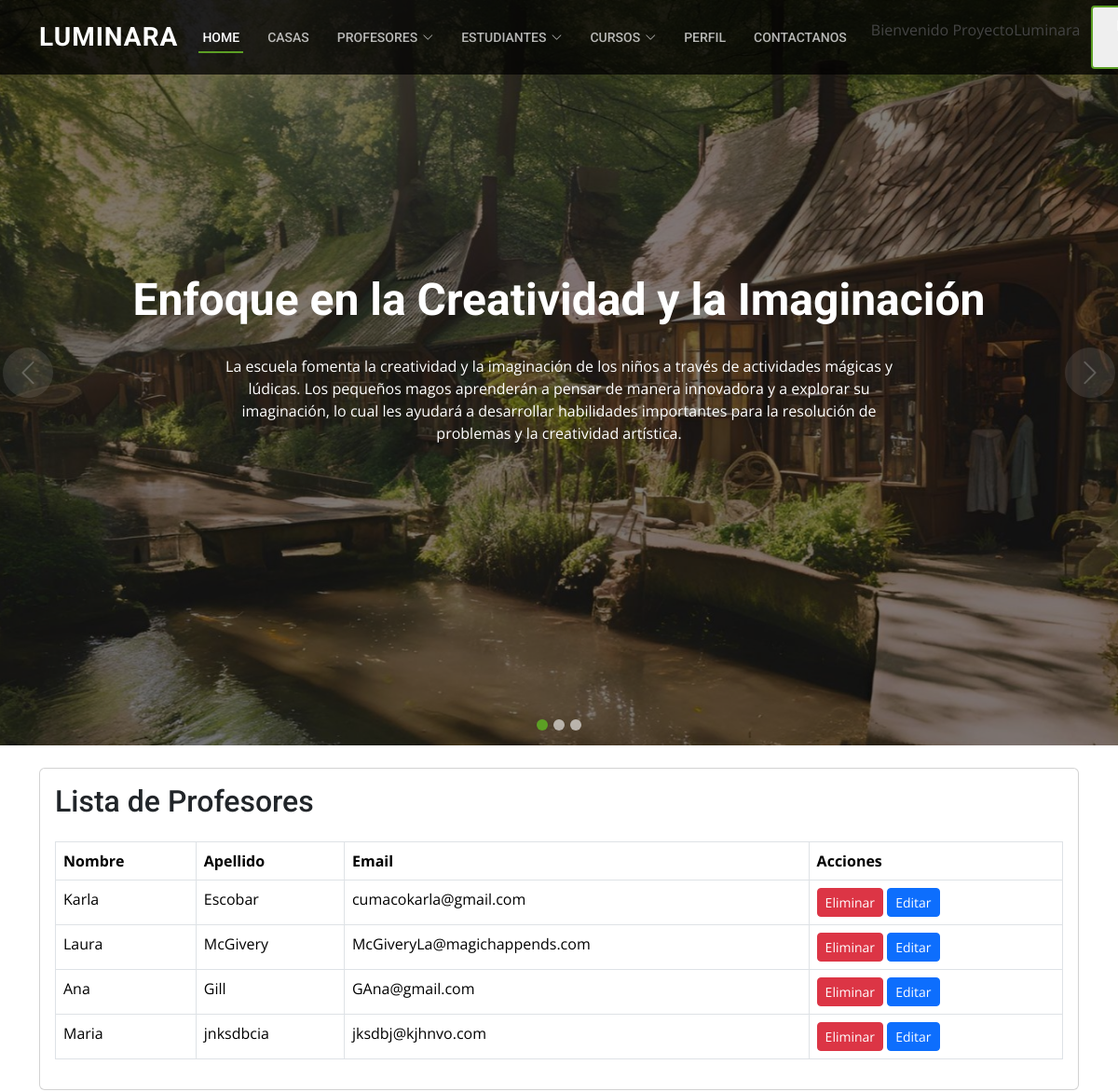
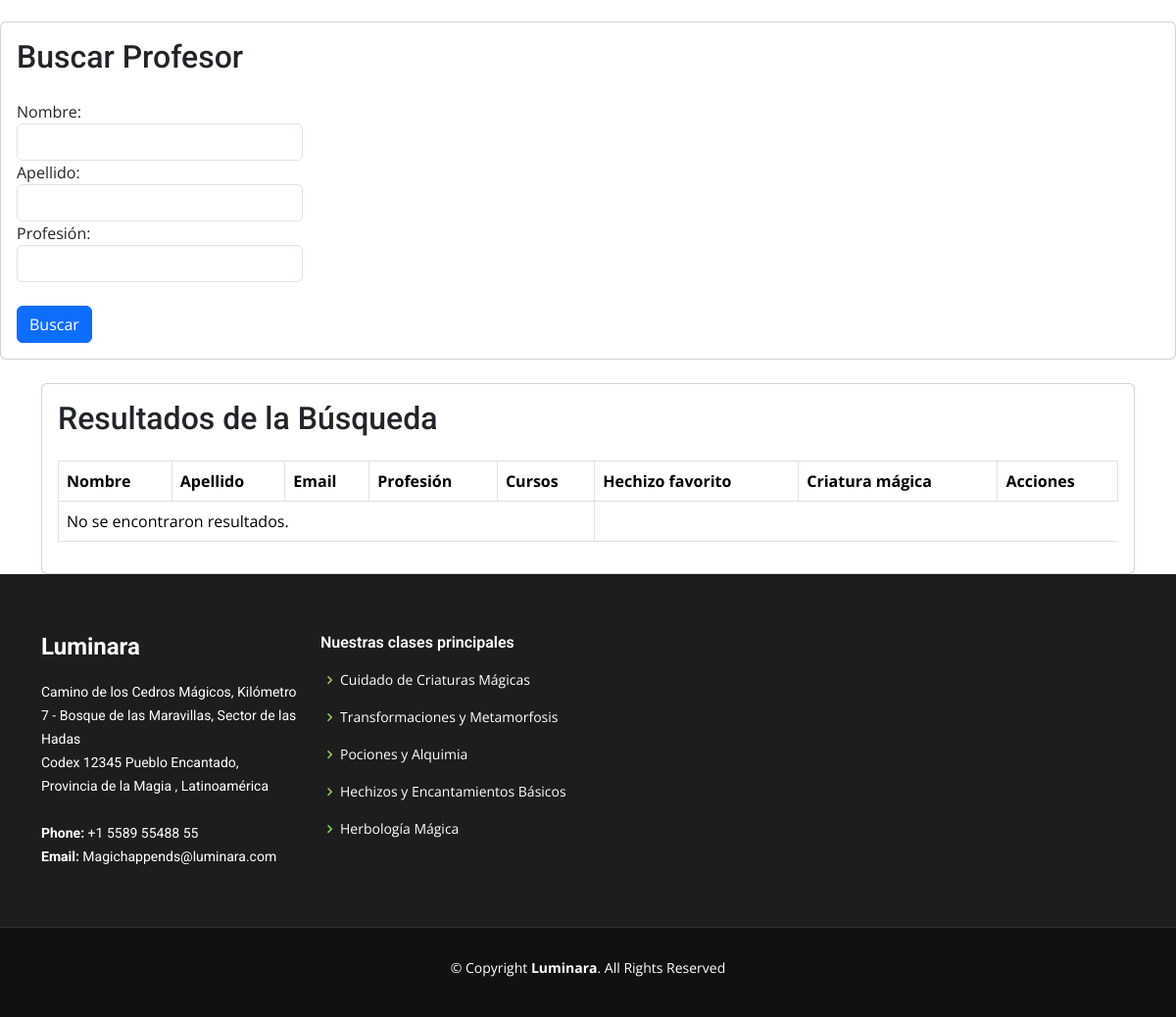
The page /APP-Magic/Postulados/ (signed in) on the database its author committed (2 pictures, top to bottom).
### APPMagic/models.py (models this page shows, shortened)
class Profesor(models.Model):
    nombre = models.CharField(max_length=30)
    apellido = models.CharField(max_length=30)
    email = models.EmailField(null=True)
    profesion = models.CharField(max_length=30)
    Cursos= models.ManyToManyField(Curso)
    hechizo_favorito = models.CharField(max_length=100, null=True)  # Nuevo hechizo favorito
    criatura_magica = models.CharField(max_length=100, null=True)  # Criatura mágica favorita

### APPMagic/views.py (the view, shortened to what this page needs)
# urls.py: path('Postulados/', views.profesores_view, name='profesores_view'),
@staff_member_required(login_url='/APP-Magic/staffmember/')
def profesores_view(request):
    mis_profesores = Profesor.objects.all()
    form = BusquedaProfesorForm(request.GET or None)
    search_results = None
    return render(request, 'Postulados.html', {
        'mis_profesores': mis_profesores,
        'form': form,
        'search_results': search_results,
    })

### APPMagic/forms.py
class BusquedaProfesorForm(forms.Form):
    nombre = forms.CharField(required=False, label='Nombre')
    apellido = forms.CharField(required=False, label='Apellido')
    profesion = forms.CharField(required=False, label='Profesión')

### APPMagic/templates/Postulados.html (shortened to what this page needs)
{% extends 'Base.html' %}
{% block contenidobipolar %}
    <div class="container mt-4">
        <div class="card">
            <div class="card-body">
                <h2 class="card-title mb-4">Lista de Profesores</h2>
                <div class="table-responsive">
                    <table class="table table-bordered">
                        <thead>
                            <tr>
                                <th>Nombre</th>
                                <th>Apellido</th>
                                <th>Email</th>
                                {% if request.user.is_staff %}
                                    <th>Acciones</th>
                                {% endif %}
                            </tr>
                        </thead>
                        <tbody>
                            {% for profesor in mis_profesores %}
                                <tr>
                                    <td>{{ profesor.nombre }}</td>
                                    <td>{{ profesor.apellido }}</td>
                                    <td>{{ profesor.email }}</td>
                                    {% if request.user.is_staff %}
                                        <td>
                                            <form method="get" action="{% url 'eliminar_profesor' profesor.id %}" style="display: inline;">
                                                <button type="submit" class="btn btn-sm btn-danger">Eliminar</button>
                                            </form>
                                            <a href="{% url 'editar_profesor' profesor.id %}" class="btn btn-sm btn-primary">Editar</a>
                                        </td>
                                    {% endif %}
                                </tr>
                            {% empty %}
                                <tr>
                                    <td colspan="{% if request.user.is_staff %}7{% else %}6{% endif %}">No hay profesores registrados.</td>
                                </tr>
                            {% endfor %}
                        </tbody>
                    </table>
                </div>
            </div>
        </div>
    </div>
    <div class="card mt-4">
        <div class="card-body">
            <h2 class="card-title mb-4">Buscar Profesor</h2>
            <form method="get" action="{% url 'profesores_view' %}">
                <div class="form-row">
                    <div class="form-group col-md-3">
                        <label for="id_nombre">Nombre:</label>
                        <input type="text" id="id_nombre" name="nombre" class="form-control" value="{{ request.GET.nombre }}">
                    </div>
                    <div class="form-group col-md-3">
                        <label for="id_apellido">Apellido:</label>
                        <input type="text" id="id_apellido" name="apellido" class="form-control" value="{{ request.GET.apellido }}">
                    </div>
                    <div class="form-group col-md-3">
                        <label for="id_profesion">Profesión:</label>
                        <input type="text" id="id_profesion" name="profesion" class="form-control" value="{{ request.GET.profesion }}">
                    </div>
                </div>
                <br>
                <button type="submit" name="search" class="btn btn-primary">Buscar</button>
            </form>
        </div>
    </div>
    <div class="container mt-4">
        {% if search_results %}
            <div class="card mt-4">
                <div class="card-body">
                    <h2 class="card-title mb-4">Resultados de la Búsqueda</h2>
                    <div class="table-responsive">
                        <table class="table table-bordered">
                            <thead>
                                <tr>
                                    <th>Nombre</th>
                                    <th>Apellido</th>
                                    <th>Email</th>
                                    <th>Profesión</th>
                                    <th>Cursos</th>
                                    <th>Hechizo favorito</th>
                                    <th>Criatura mágica</th>
                                    {% if request.user.is_staff %}
                                        <th>Acciones</th>
                                    {% endif %}
                                </tr>
                            </thead>
                            <tbody>
                                {% for profesor in search_results %}
                                    <tr>
                                        <td>{{ profesor.nombre }}</td>
                                        <td>{{ profesor.apellido }}</td>
                                        <td>{{ profesor.email }}</td>
                                        <td>{{ profesor.profesion }}</td>
                                        <td>{{ profesor.Cursos }}</td>
                                        <td>{{ profesor.hechizo_favorito }}</td>
                                        <td>{{ profesor.criatura_magica }}</td>
                                        {% if request.user.is_staff %}
                                            <td>
                                                <form method="get" action="{% url 'eliminar_profesor' profesor.id %}" style="display: inline;">
                                                    {% csrf_token %}
                                                    <button type="submit" class="btn btn-sm btn-danger">Eliminar</button>
                                                </form>
                                                <a href="{% url 'editar_profesor' profesor.id %}" class="btn btn-sm btn-primary">Editar</a>
                                            </td>
                                        {% endif %}
                                    </tr>
                                {% empty %}
                                    <tr>
                                        <td colspan="{% if request.user.is_staff %}5{% else %}4{% endif %}">No se encontraron resultados.</td>
                                    </tr>
                                {% endfor %}
                            </tbody>
                        </table>
                    </div>
                </div>
            </div>
        {% else %}
            <div class="card mt-4">
                <div class="card-body">
                    <h2 class="card-title mb-4">Resultados de la Búsqueda</h2>
                    <div class="table-responsive">
                        <table class="table table-bordered">
                            <thead>
                                <tr>
                                    <th>Nombre</th>
                                    <th>Apellido</th>
                                    <th>Email</th>
                                    <th>Profesión</th>
                                    <th>Cursos</th>
                                    <th>Hechizo favorito</th>
                                    <th>Criatura mágica</th>
                                    {% if request.user.is_staff %}
                                        <th>Acciones</th>
                                    {% endif %}
                                </tr>
                            </thead>
                            <tbody>
                                <tr>
                                    <td colspan="{% if request.user.is_staff %}5{% else %}4{% endif %}">No se encontraron resultados.</td>
                                </tr>
                            </tbody>
                        </table>
                    </div>
                </div>
            </div>
        {% endif %}
    </div>
{% endblock contenidobipolar %}

### APPMagic/templates/Base.html (shortened to what this page needs)
<!DOCTYPE html>
<html lang="en">
<head>
{% load static %}
  <link href="{% static 'assets/vendor/animate.css/animate.min.css' %}" rel="stylesheet">
  <link href="{% static 'assets/vendor/bootstrap/css/bootstrap.min.css' %}" rel="stylesheet">
  <link href="{% static 'assets/vendor/bootstrap-icons/bootstrap-icons.css' %}" rel="stylesheet">
  <link href="{% static 'assets/vendor/boxicons/css/boxicons.min.css' %}" rel="stylesheet">
  <link href="{% static 'assets/vendor/glightbox/css/glightbox.min.css' %}" rel="stylesheet">
  <link href="{% static 'assets/vendor/swiper/swiper-bundle.min.css' %}" rel="stylesheet">
  <link href="{% static 'assets/css/style.css' %}" rel="stylesheet">
</head>
<body>
  <header id="header" class="fixed-top d-flex align-items-center">
    <div class="container d-flex align-items-center justify-content-between">
      <h1 class="logo"><a href="index.html">Luminara</a></h1>
      <nav id="navbar" class="navbar">
        <ul>
          <li><a href="{% url 'Home' %}" class="active">Home<br></a></li>
          <li><a href="{% url 'Casa' %}">Casas</a></li>
          <li class="dropdown"><a href="#"><span>Profesores</span> <i class="bi bi-chevron-down"></i></a>
          </li>
          <li class="dropdown"><a href="#"><span>Estudiantes</span> <i class="bi bi-chevron-down"></i></a>
          <li class="dropdown"><a href="#"><span>Cursos</span> <i class="bi bi-chevron-down"></i></a>
          {% if user.is_authenticated %}
          <li><a href="{% url 'perfil' %}">Perfil</a></li>
          {% endif %}
          <li><a href="{% url 'Contacto' %}">Contactanos</a></li>
        {% if user.is_authenticated %}
        <li class="welcome-message"><p> Bienvenido {{user.username}}</p></li>
        <form method ="post" action = "{% url 'logout' %}">
         {% csrf_token %} <button type = "submit"  class="getstarted scrollto">Log out</button>
        {%else%}
        <li><a class="getstarted scrollto" href="{% url 'login' %}">Log in</a></li>
        {%endif%}
        </ul>
      </nav>
    </div>
  </header>
  <section id="hero">
    <div class="hero-container">
      <div id="heroCarousel" data-bs-interval="5000" class="carousel slide carousel-fade" data-bs-ride="carousel">
        <ol class="carousel-indicators" id="hero-carousel-indicators"></ol>
        <div class="carousel-inner" role="listbox">
          <div class="carousel-item active" style="background-image: url({% static 'assets/img/slide/slide-1.jpg' %});">
            <div class="carousel-container">
              <div class="carousel-content">
                <h2 class="animate__animated animate__fadeInDown">Enfoque en la Creatividad y la Imaginación</h2>
                <p class="animate__animated animate__fadeInUp">La escuela fomenta la creatividad y la imaginación de los niños a través de actividades mágicas y lúdicas. Los pequeños magos aprenderán a pensar de manera innovadora y a explorar su imaginación, lo cual les ayudará a desarrollar habilidades importantes para la resolución de problemas y la creatividad artística.</p>
              </div>
            </div>
          </div>
        </div>
        <a class="carousel-control-prev" href="#heroCarousel" role="button" data-bs-slide="prev">
          <span class="carousel-control-prev-icon bi bi-chevron-left" aria-hidden="true"></span>
        </a>
        <a class="carousel-control-next" href="#heroCarousel" role="button" data-bs-slide="next">
          <span class="carousel-control-next-icon bi bi-chevron-right" aria-hidden="true"></span>
        </a>
      </div>
    </div>
  </section>
 {%block contenidobipolar%}  {%endblock contenidobipolar%}
  <footer id="footer">
    <div class="footer-top">
      <div class="container">
        <div class="row">
          <div class="col-lg-3 col-md-6">
            <div class="footer-info">
              <h3>Luminara</h3>
              <p>
                Camino de los Cedros Mágicos, Kilómetro 7 - Bosque de las Maravillas, Sector de las Hadas <br>
                Codex 12345
                Pueblo Encantado, Provincia de la Magia
                , Latinoamérica<br><br>
                <strong>Phone:</strong> +1 5589 55488 55<br>
                <strong>Email:</strong> Magichappends@luminara.com<br>
              </p>
            </div>
          </div>
          <div class="col-lg-3 col-md-6 footer-links">
            <h4>Nuestras clases principales</h4>
            <ul>
              <li><i class="bx bx-chevron-right"></i> <a href="#">Cuidado de Criaturas Mágicas</a></li>
              <li><i class="bx bx-chevron-right"></i> <a href="#">Transformaciones y Metamorfosis</a></li>
              <li><i class="bx bx-chevron-right"></i> <a href="#">Pociones y Alquimia</a></li>
              <li><i class="bx bx-chevron-right"></i> <a href="#">Hechizos y Encantamientos Básicos</a></li>
              <li><i class="bx bx-chevron-right"></i> <a href="#">Herbología Mágica</a></li>
            </ul>
          </div>
        </div>
      </div>
    </div>
    <div class="container">
      <div class="copyright">
        &copy; Copyright <strong><span>Luminara</span></strong>. All Rights Reserved
      </div>
      <div class="credits">
      </div>
    </div>
  </footer>
</body>
</html>

### rows shown on the page
Profesor: nombre "Karla", apellido "Escobar", email "cumacokarla@gmail.com"
Profesor: nombre "Laura", apellido "McGivery", email "McGiveryLa@magichappends.com"
Profesor: nombre "Ana", apellido "Gill", email "GAna@gmail.com"
Profesor: nombre "Maria", apellido "jnksdbcia", email "jksdbj@kjhnvo.com"

### other values the page prints
{{ user.username }} "ProyectoLuminara"
